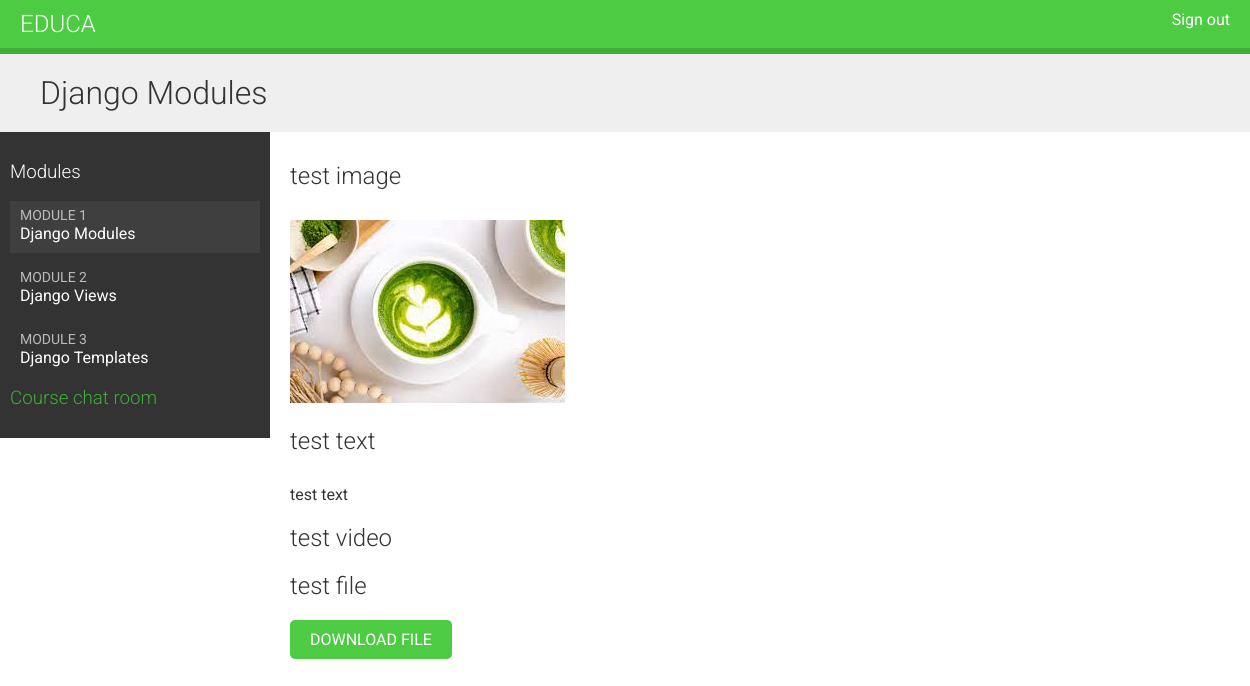
/students/course/3/ (signed in), run on the app's committed database.
### courses/models.py (models this page shows, shortened)
class Module(models.Model):
    course = models.ForeignKey(Course, related_name='modules', on_delete=models.CASCADE)
    title = models.CharField(max_length=200)
    description = models.TextField(blank=True)
    order = OrderField(blank=True, for_fields=['course'])
    def __str__(self):
        return f'{self.order}. {self.title}'
    class Meta:
        ordering = ['order']

class Content(models.Model):
    module = models.ForeignKey(Module, related_name='contents', on_delete=models.CASCADE)
    content_type = models.ForeignKey(ContentType, on_delete=models.CASCADE,
                                     limit_choices_to={'model__in':('text',
                                                                    'video',
                                                                    'image',
                                                                    'file')})
    object_id = models.PositiveIntegerField()
    item = GenericForeignKey('content_type', 'object_id')
    order = OrderField(blank=True, for_fields=['module'])
    class Meta:
        ordering = ['order']

class ItemBase(models.Model):
    owner = models.ForeignKey(User, related_name='%(class)s_related', on_delete=models.CASCADE)
    title = models.CharField(max_length=250)
    created = models.DateTimeField(auto_now_add=True)
    updated = models.DateTimeField(auto_now=True)
    class Meta:
        abstract = True
    def render(self):
        return render_to_string(f'courses/content/{self._meta.model_name}.html', {'item': self})

class Image(ItemBase):
    file = models.FileField(upload_to='images')

class Text(ItemBase):
    content = models.TextField()

class Video(ItemBase):
    url = models.URLField()

class File(ItemBase):
    file = models.FileField(upload_to='files')

### students/views.py (the view)
class StudentCourseDetailView(DetailView):
    model = Course
    template_name = 'students/course/detail.html'
    def get_queryset(self):
        qs = super().get_queryset()
        return qs.filter(students__in=[self.request.user])
    def get_context_data(self, **kwargs):
        context = super().get_context_data(**kwargs)
        course = self.get_object()
        if 'module_id' in self.kwargs:
            context['module'] = course.modules.get(
                                    id=self.kwargs['module_id'])
        else:
            context['module'] = course.modules.all()[0]
        return context

### students/templates/students/course/detail.html (shortened to what this page needs)
{% extends "base.html" %}
{% load cache %}
{% block content %}
  <h1>
    {{ module.title }}
  </h1>
  <div class="contents">
    <h3>Modules</h3>
    <ul id="modules">
      {% for m in object.modules.all %}
        <li data-id="{{ m.id }}" {% if m == module %}class="selected"{% endif %}>
          <a href="{% url "student_course_detail_module" object.id m.id %}">
            <span>
              Module <span class="order">{{ m.order|add:1 }}</span>
            </span>
            <br>
            {{ m.title }}
          </a>
        </li>
      {% empty %}
        <li>No modules yet.</li>
      {% endfor %}
    </ul>
    <h3>
    <a href="{% url "chat:course_chat_room" object.id %}">
    Course chat room
    </a>
    </h3>
  </div>
  <div class="module">
    {% cache 600 module_contents module %}
      {% for content in module.contents.all %}
        {% with item=content.item %}
          <h2>{{ item.title }}</h2>
          {{ item.render }}
        {% endwith %}
      {% endfor %}
    {% endcache %}
  </div>
{% endblock %}

### courses/templates/courses/content/image.html
<p>
  <img src="{{ item.file.url }}" alt="{{ item.title }}">
</p>

### courses/templates/courses/content/text.html
{{ item.content|linebreaks }}

### courses/templates/courses/content/file.html
<p>
  <a href="{{ item.file.url }}" class="button">Download file</a>
</p>

### courses/static/css/base.css (style rules this page uses)
body { margin:0; font-family:'Roboto', sans-serif; font-weight:400; color:#333; }
a { color:#3fad37; text-decoration:none; }
ul { float:left; }
h1, h2, h3, h4, h5, h6 { font-family:'Roboto', sans-serif; font-weight:300; }
h1 { background:#efefef; width:100%; overflow:auto; padding:20px 0 20px 40px; margin:0; }
.module { padding:10px 20px; float:left; width:600px; }
.module p { margin:10px 0 20px; width:100%; float:left; }
.contents { width:20%; padding:10px; float:left; background:#333; color: #fff; font-family:'Roboto', sans-serif; }
.contents ul { list-style:none; margin:0; padding:0; width:100%; }
.contents ul li { margin:0 0 10px 0; padding:4px 10px 10px; overflow:auto; cursor:move; }
.contents ul li.selected { background:#3f3f3f; }
.contents ul span { text-transform:uppercase; color:#bbb; font-size:14px; }
.contents ul a { display:block; color:#fff; text-decoration:none; }
input[type=submit], a.button { border-radius:5px; background:#4dcc43; color:#fff; font-size:16px; text-transform:uppercase; border:none; padding:10px 20px; margin:20px 0; }

### data on the page
Module: title "Django Modules", order|add "1"
Module: order|add "2", title "Django Views"
Module: order|add "3", title "Django Templates"
Content: item "test image", item.file (picture)
Content: item "test text", item.content "test text"
Content: item "test video"
Content: item "test file"
